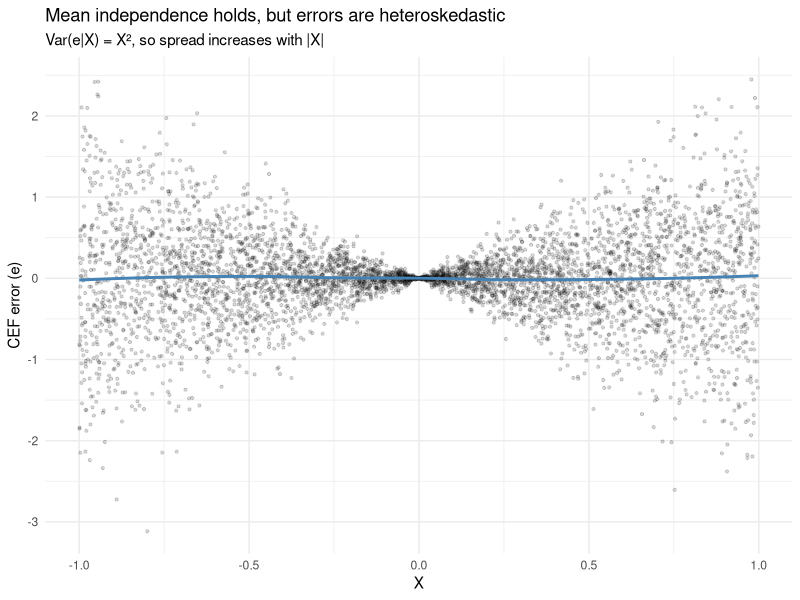
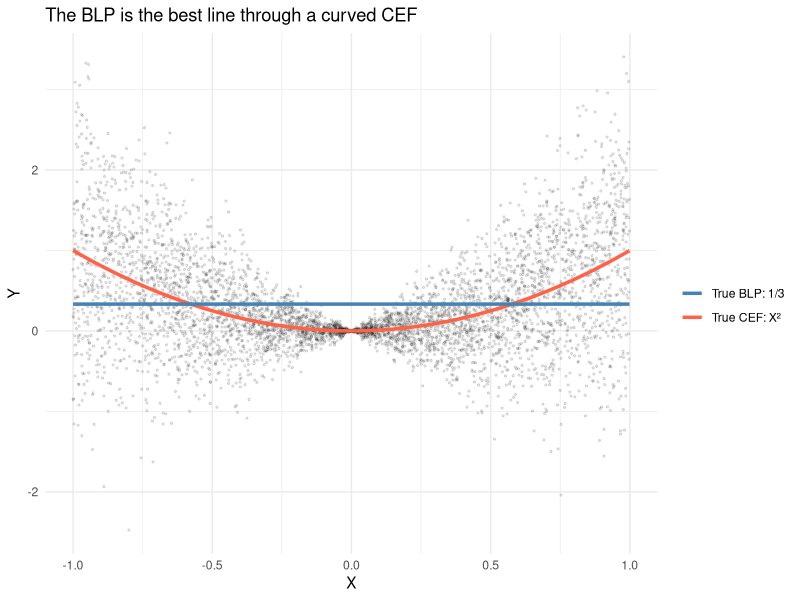
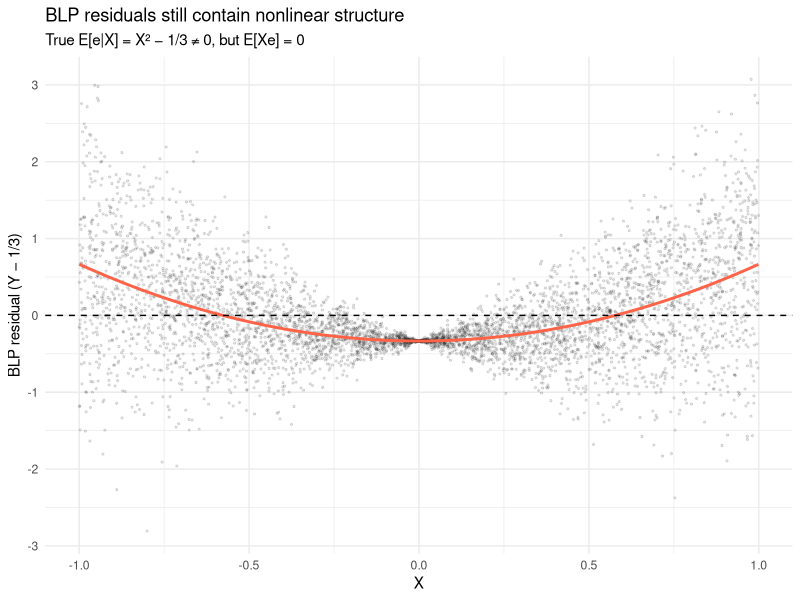
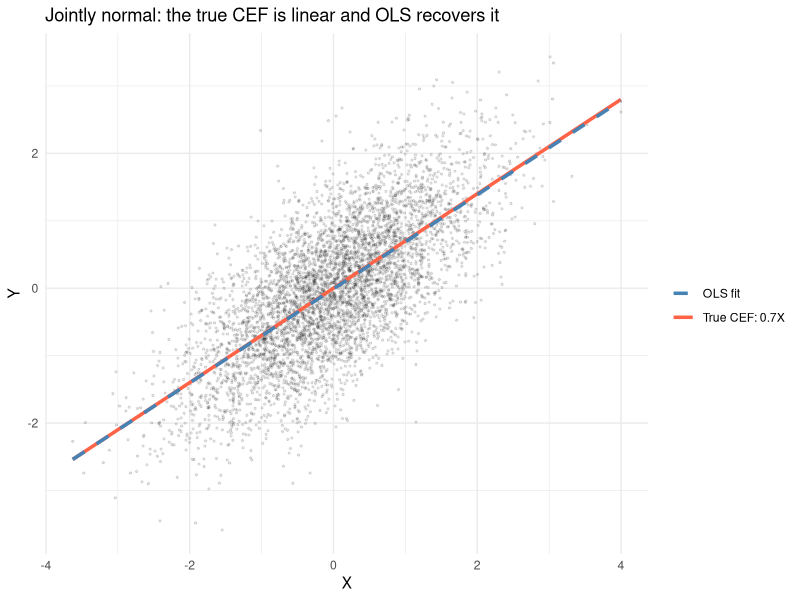
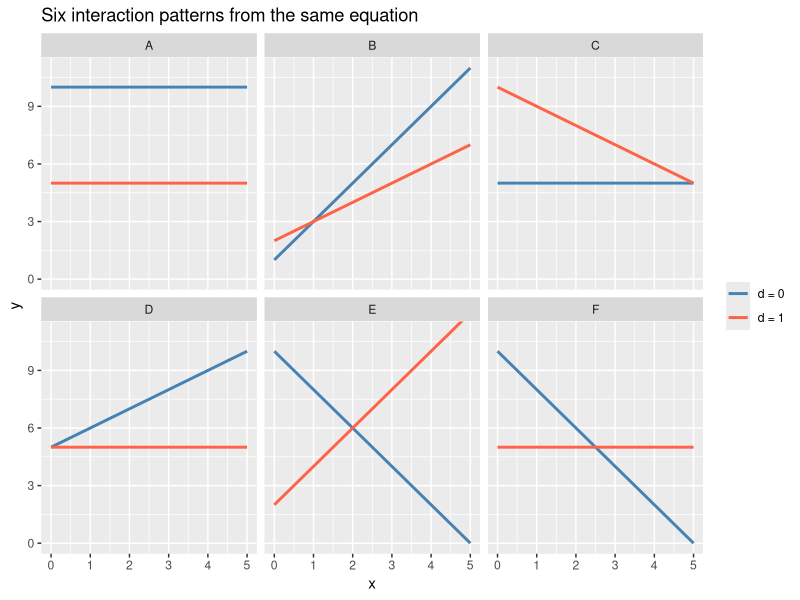
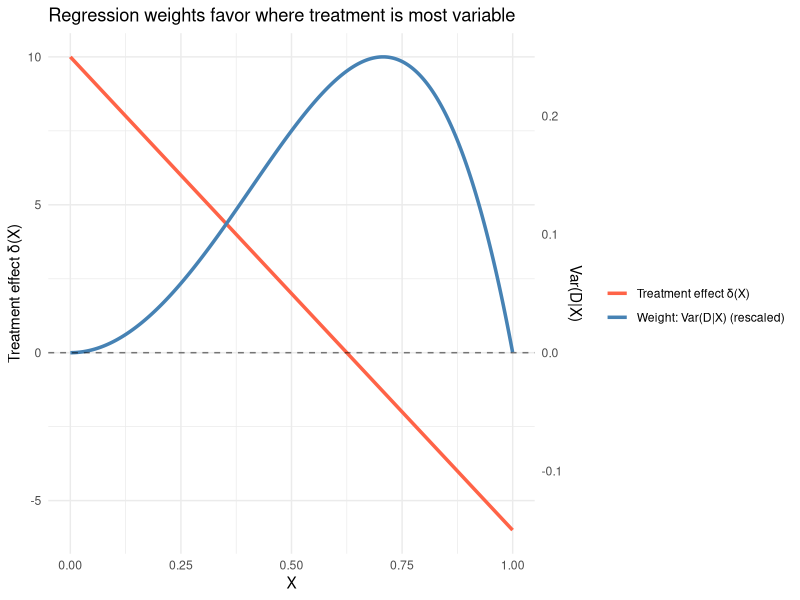

Reproduce these figures in R, in order.
## ---- chunk 1
#| label: setup
#| message: false
library(ggplot2)
options(digits = 3)
## ---- chunk 2
#| label: mean-independence
set.seed(307)
n <- 5000
x <- runif(n, -1, 1)
eps <- rnorm(n)
y <- x^2 + x * eps

# CEF is m(X) = X^2
m_x <- x^2
e <- y - m_x

# Mean independence: E[e|X] ≈ 0 in every bin
bins <- cut(x, breaks = 20)
bin_means <- tapply(e, bins, mean)
round(bin_means, 3)
## ---- chunk 3
#| label: heteroskedastic-errors
df <- data.frame(x = x, e = e)

ggplot(df, aes(x, e)) +
  geom_point(alpha = 0.15, size = 0.8) +
  geom_smooth(method = "loess", se = FALSE, color = "steelblue", linewidth = 1) +
  labs(x = "X", y = "CEF error (e)",
       title = "Mean independence holds, but errors are heteroskedastic",
       subtitle = "Var(e|X) = X², so spread increases with |X|") +
  theme_minimal()
## ---- chunk 4
#| label: cef-best-predictor
# True CEF: m(X) = X^2
# Competitor 1: the unconditional mean
# Competitor 2: a linear predictor
# Competitor 3: a cubic predictor

mse_cef <- mean((y - x^2)^2)
mse_mean <- mean((y - mean(y))^2)
mse_linear <- mean(residuals(lm(y ~ x))^2)
mse_cubic <- mean(residuals(lm(y ~ x + I(x^2) + I(x^3)))^2)

data.frame(
  predictor = c("Unconditional mean", "OLS (linear)", "OLS (cubic)", "True CEF (X²)"),
  MSE = round(c(mse_mean, mse_linear, mse_cubic, mse_cef), 4)
)
## ---- chunk 5
#| label: cef-vs-blp
#| fig-cap: "The BLP is the best line through a curved CEF"
# Same DGP: Y = X^2 + X*eps
df <- data.frame(x = x, y = y)

ggplot(df, aes(x, y)) +
  geom_point(alpha = 0.1, size = 0.5) +
  stat_function(fun = function(x) x^2, aes(color = "True CEF: X²"),
                linewidth = 1.2) +
  stat_function(fun = function(x) 1/3, aes(color = "True BLP: 1/3"),
                linewidth = 1.2) +
  scale_color_manual(values = c("True CEF: X²" = "tomato",
                                "True BLP: 1/3" = "steelblue"),
                     name = "") +
  labs(x = "X", y = "Y",
       title = "The BLP is the best line through a curved CEF") +
  theme_minimal()
## ---- chunk 6
#| label: blp-residual-pattern
# True BLP: α = 1/3, β = 0, so residual is Y − 1/3
df$blp_resid <- y - 1/3

ggplot(df, aes(x, blp_resid)) +
  geom_point(alpha = 0.1, size = 0.5) +
  stat_function(fun = function(x) x^2 - 1/3, color = "tomato", linewidth = 1) +
  geom_hline(yintercept = 0, linetype = "dashed") +
  labs(x = "X", y = "BLP residual (Y − 1/3)",
       title = "BLP residuals still contain nonlinear structure",
       subtitle = "True E[e|X] = X² − 1/3 ≠ 0, but E[Xe] = 0") +
  theme_minimal()
## ---- chunk 7
#| label: blp-equals-cef
library(MASS)
set.seed(42)

# Jointly normal (X, Y)
Sigma <- matrix(c(1, 0.7, 0.7, 1), 2, 2)
joint <- mvrnorm(5000, mu = c(0, 0), Sigma = Sigma)
x_norm <- joint[, 1]
y_norm <- joint[, 2]

df_norm <- data.frame(x = x_norm, y = y_norm)

ggplot(df_norm, aes(x, y)) +
  geom_point(alpha = 0.1, size = 0.5) +
  stat_function(fun = function(x) 0.7 * x, aes(color = "True CEF: 0.7X"),
                linewidth = 1.2) +
  geom_smooth(method = "lm", se = FALSE, aes(color = "OLS fit"),
              linewidth = 1.2, linetype = "dashed") +
  scale_color_manual(values = c("True CEF: 0.7X" = "tomato",
                                "OLS fit" = "steelblue"),
                     name = "") +
  labs(title = "Jointly normal: the true CEF is linear and OLS recovers it",
       x = "X", y = "Y") +
  theme_minimal()
## ---- chunk 8
#| label: blp-formulas
# True population BLP: alpha = 0, beta = Sigma_XY / Sigma_XX = 0.7
# Sample analog using cov/var
beta_formula <- cov(x_norm, y_norm) / var(x_norm)
alpha_formula <- mean(y_norm) - beta_formula * mean(x_norm)

# OLS gives the same sample answer
beta_ols <- coef(lm(y_norm ~ x_norm))

cbind(population = c(0, 0.7),
      sample_analog = c(alpha_formula, beta_formula),
      OLS = beta_ols)
## ---- chunk 9
#| label: dummies
set.seed(2026)
n <- 300
party <- sample(c("Dem", "Rep", "Ind"), n, replace = TRUE,
                prob = c(0.4, 0.35, 0.25))
approval <- 50 + 10 * (party == "Dem") - 5 * (party == "Rep") + rnorm(n, sd = 8)

df_party <- data.frame(party = factor(party), approval = approval)

# Group means = the CEF
tapply(df_party$approval, df_party$party, mean)

# Regression with dummies (R does this automatically)
coef(lm(approval ~ party, data = df_party))
## ---- chunk 10
#| label: interaction-zoo
#| fig-width: 9
#| fig-height: 5.5
models <- data.frame(
  model = factor(c("A", "B", "C", "D", "E", "F"),
                 levels = c("A", "B", "C", "D", "E", "F")),
  b0 = c(10, 1,  5,  5,  10, 10),
  b1 = c(0,  2,  0,  1,  -2, -2),
  b2 = c(-5, 1,  5,  0,  -8, -5),
  b3 = c(0,  -1, -1, -1, 4,  2)
)

grid <- expand.grid(x = seq(0, 5, length.out = 2),
                    d = c(0, 1),
                    model = models$model)
grid <- merge(grid, models, by = "model")
grid$y <- with(grid, b0 + b1 * x + b2 * d + b3 * d * x)
grid$d <- factor(grid$d, labels = c("d = 0", "d = 1"))

ggplot(grid, aes(x, y, color = d)) +
  geom_line(linewidth = 1) +
  facet_wrap(~ model, ncol = 3) +
  scale_color_manual(values = c("d = 0" = "steelblue",
                                "d = 1" = "tomato")) +
  coord_cartesian(ylim = c(0, 11)) +
  labs(x = "x", y = "y", color = NULL,
       title = "Six interaction patterns from the same equation")
## ---- chunk 11
#| label: interactions
set.seed(2026)
n_int <- 400
group <- sample(0:1, n_int, replace = TRUE)
x_int <- rnorm(n_int)
# Truth: group 0 has slope 2; group 1 has slope -1; intercept shift 1.5
y_int <- 3 + 1.5 * group + 2 * x_int - 3 * group * x_int + rnorm(n_int)

df_int <- data.frame(x = x_int, y = y_int, group = factor(group))

mod_parallel <- lm(y ~ group + x, data = df_int)        # β₃ = 0 imposed
mod_interact <- lm(y ~ group * x, data = df_int)        # unrestricted

coef(mod_interact)
## ---- chunk 12
#| label: interactions-joint-test
#| message: false
library(car)
linearHypothesis(mod_interact, c("group1 = 0", "group1:x = 0"))
## ---- chunk 13
#| label: ovb-simulation
set.seed(2026)
n_ovb <- 1000

# X2 (institutions) is correlated with X1 (democracy)
x1 <- rnorm(n_ovb)                        # democracy
x2 <- 0.6 * x1 + rnorm(n_ovb, sd = 0.8)  # institutions (correlated)
y_ovb <- 1 + 0.5 * x1 + 2 * x2 + rnorm(n_ovb)  # growth

# True model
coef(lm(y_ovb ~ x1 + x2))

# Short regression (omit x2)
coef(lm(y_ovb ~ x1))
## ---- chunk 14
#| label: ovb-formula
# Verify the OVB formula
gamma_12 <- coef(lm(x2 ~ x1))[2]  # regression of X2 on X1
beta_2 <- coef(lm(y_ovb ~ x1 + x2))[3]

c(short_coef = coef(lm(y_ovb ~ x1))[2],
  long_coef_plus_bias = coef(lm(y_ovb ~ x1 + x2))[2] + gamma_12 * beta_2)
## ---- chunk 15
#| label: ovb-worse
set.seed(2026)
n_ow <- 1000
z1 <- rnorm(n_ow)
z2 <- 0.3 * z1 + rnorm(n_ow)
z3 <- -0.8 * z1 + 0.5 * z2 + rnorm(n_ow)
y_ow <- 1 + 1 * z1 + 0.5 * z2 + 3 * z3 + rnorm(n_ow)

# True beta_1 = 1
c(true = coef(lm(y_ow ~ z1 + z2 + z3))[2],
  short = coef(lm(y_ow ~ z1))[2],
  medium = coef(lm(y_ow ~ z1 + z2))[2])
## ---- chunk 16
#| label: ovb-worse-decomposition
# OVB decomposition for the medium model
gamma_13_2 <- coef(lm(z3 ~ z1 + z2))[2]  # partial effect of z1 on z3, controlling for z2
beta_3 <- coef(lm(y_ow ~ z1 + z2 + z3))[4]

c(medium_bias = coef(lm(y_ow ~ z1 + z2))[2] - 1,
  ovb_formula = gamma_13_2 * beta_3)
## ---- chunk 17
#| label: causal-weights
set.seed(2026)
n_cw <- 5000

# X determines both treatment probability and treatment effect
x_cw <- runif(n_cw, 0, 1)
prob_treat <- x_cw^2  # treatment rare for low X, common for high X
D <- rbinom(n_cw, 1, prob_treat)

# Heterogeneous treatment effect: large for low X, negative for high X
delta_x <- 10 - 16 * x_cw   # ranges from +10 at X=0 to -6 at X=1
y_cw <- 2 + 3 * x_cw + delta_x * D + rnorm(n_cw)

# Regression coefficient
delta_R <- coef(lm(y_cw ~ D + x_cw))[2]

# Weighted average with weights = Var(D|X) = p(1-p)
wt <- prob_treat * (1 - prob_treat)
delta_weighted <- sum(wt * delta_x) / sum(wt)

c(regression = delta_R, weighted_avg = delta_weighted,
  unweighted_avg = mean(delta_x))
## ---- chunk 18
#| label: causal-weights-plot
df_cw <- data.frame(x = x_cw, delta = delta_x, weight = wt)

ggplot(df_cw, aes(x)) +
  geom_line(aes(y = delta, color = "Treatment effect δ(X)"), linewidth = 1.2) +
  geom_line(aes(y = weight * 40, color = "Weight: Var(D|X) (rescaled)"),
            linewidth = 1.2) +
  scale_y_continuous(
    name = "Treatment effect δ(X)",
    sec.axis = sec_axis(~ . / 40, name = "Var(D|X)")
  ) +
  scale_color_manual(values = c("Treatment effect δ(X)" = "tomato",
                                "Weight: Var(D|X) (rescaled)" = "steelblue"),
                     name = "") +
  geom_hline(yintercept = 0, linetype = "dashed", alpha = 0.5) +
  labs(x = "X", title = "Regression weights favor where treatment is most variable") +
  theme_minimal()
